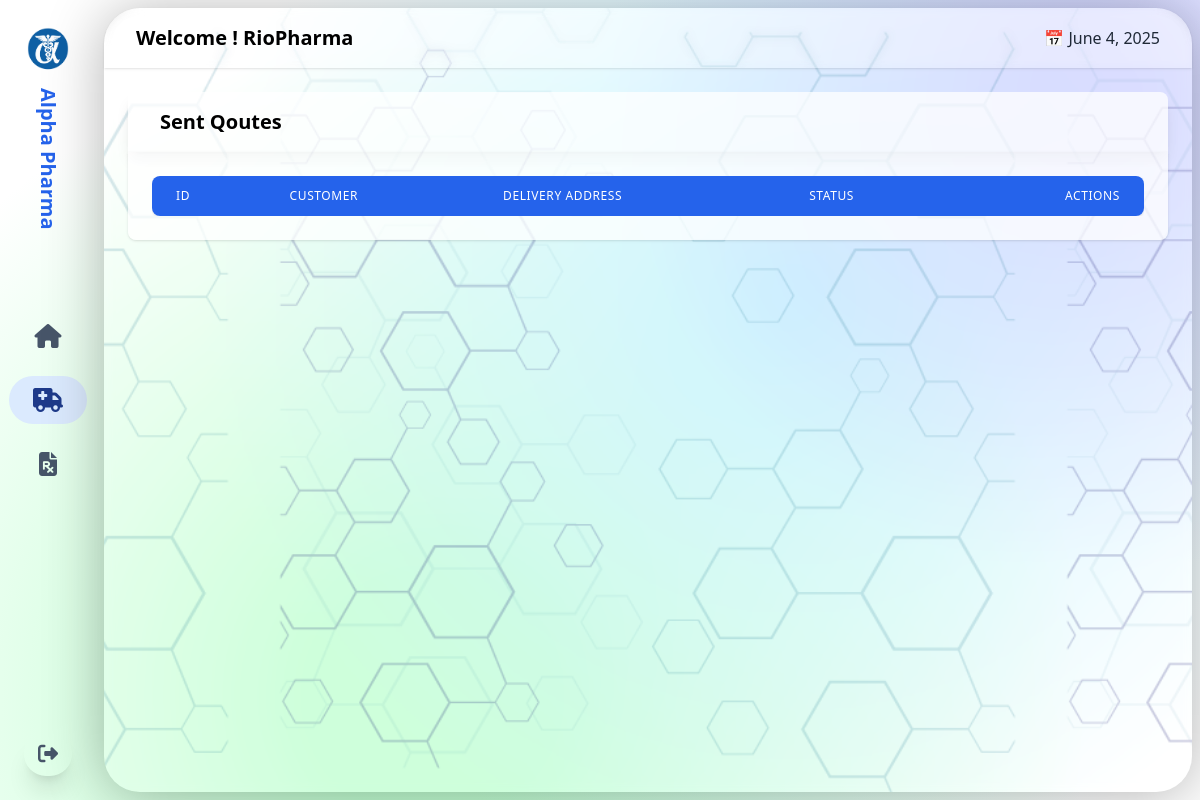
The page /UI/pharmAllQuates.php (signed in) on the database as committed earlier.
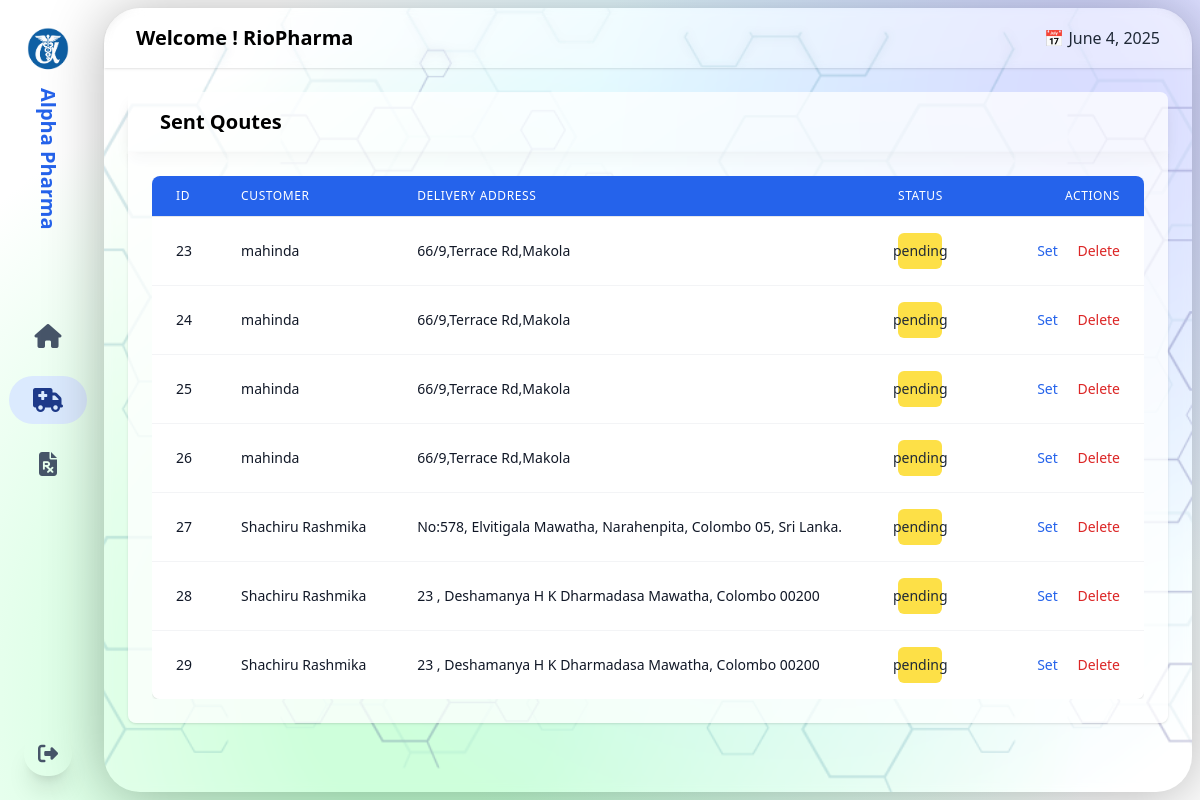
The same page on the database as committed later.
### tables this page shows
CREATE TABLE quotes (
    quoteID INTEGER PRIMARY KEY AUTOINCREMENT,
    prescriptionID INTEGER NOT NULL,
    pharmacyID INTEGER NOT NULL,
    customerID INTEGER NOT NULL,
  status TEXT CHECK(status IN ('pending', 'accepted', 'rejected'))  DEFAULT 'pending',
    createdAt TIMESTAMP DEFAULT CURRENT_TIMESTAMP,
    total REAL NOT NULL,
    csv TEXT,
    FOREIGN KEY (prescriptionID) REFERENCES prescription(prescriptionID),
    FOREIGN KEY (pharmacyID) REFERENCES users(id),
    FOREIGN KEY (customerID) REFERENCES users(id)
);

CREATE TABLE users (
    id INTEGER PRIMARY KEY AUTOINCREMENT,
    userName TEXT NOT NULL UNIQUE,
    name TEXT NOT NULL,
    password TEXT NOT NULL,
    email TEXT NOT NULL UNIQUE,
    address TEXT NOT NULL,
    contactNumber TEXT ,
    DoB TEXT ,
    userType TEXT CHECK(userType IN ('user', 'admin','pharmacy')) NOT NULL DEFAULT 'user'
   
);

CREATE TABLE prescription (
    prescriptionID INTEGER PRIMARY KEY AUTOINCREMENT,
    customerID INTEGER NOT NULL,
   pharmacyID INTEGER,
    note TEXT,
    deliveryAddress TEXT NOT NULL,
    deliveryTimeSlot TEXT NOT NULL,
    FOREIGN KEY (customerID) REFERENCES users(id),
    FOREIGN KEY (pharmacyID) REFERENCES users(id)
);

### UI/pharmAllQuates.php (the view, shortened to what this page needs)
<?php
require_once '../Database/db.php';
$pharmacy = [
  'id'=> $_SESSION['user_id'],
    'Name' => $_SESSION['userName'],
];
$stmt = $db->prepare("SELECT * FROM quotes WHERE pharmacyID = $pharmacy[id] ");
$result = $stmt->execute();
$quotes = [];
while ($row = $result->fetchArray(SQLITE3_ASSOC)) {
    $quotes[] = $row;
}
if (empty($quotes)) {
    $quotes = [];
}
?>
<!DOCTYPE html>
<html lang="en">
<head>
  <script src="https://cdn.tailwindcss.com"></script>
  <link rel="stylesheet" href="https://cdnjs.cloudflare.com/ajax/libs/font-awesome/6.5.0/css/all.min.css">
  <link rel="stylesheet" href="./styles/user.css">
</head>
<body class="font-sans backMesh ">
<div class="flex h-screen">
 <aside class="w-24 h-screen flex flex-col justify-between bg-transparent  relative rounded-r-3xl">
  <div class="p-6 text-xl font-bold text-blue-600 flex flex-col items-center justify-center">
   <img src="./Assets/Untitled-5.png" alt="Logo" class="w-12 h-12 rounded-full mx-auto">
   <div class="text-blue-600 mt-4" style="writing-mode: vertical-rl;">
Alpha Pharma
</div>
  </div>
  <nav class="absolute top-1/2 left-0 w-full -translate-y-1/2 flex flex-col items-center gap-4">
    <a href="pahrmacyDashboard.php" class="block px-6 py-2 text-slate-600  hover:bg-blue-100 text-blue-900 rounded-full">
      <i class="fa-solid fa-house text-2xl"></i>
    </a>
    <a href="pharmAllQuates.php" class="block px-6 py-2 bg-blue-100 text-blue-900 rounded-full">
      <i class="fa-solid fa-truck-medical text-2xl"></i>
    </a>
    <a href="#" class="block px-6 py-2  text-slate-600 hover:bg-blue-100 hover:text-blue-900 rounded-full">
      <i class="fa-solid fa-file-prescription text-2xl"></i>
    </a>
  </nav>
  <div class="p-6">
 <a href="../PHP/logout.php" class="flex items-center shadow-xl justify-center px-6 py-2 text-slate-600 hover:bg-blue-100 hover:text-blue-900 rounded-full">
      <i class="fa-solid fa-right-from-bracket text-xl"></i>
    </a>
  </div>
</aside>
  <div class="flex-1 flex flex-col m-2 rounded-[36px]  glass  bg-[url('./Assets/Asset3.png')] bg-contain bg-center">
      <header class="glass shadow p-4 px-8 flex justify-between items-center rounded-t-[36px]">
        <h1 class="text-xl font-semibold ">Welcome ! <?php echo $pharmacy['Name']; ?></h1>
        <div class="text-gray-800">📅 <?php echo  date('F j, Y') ?></div>
      </header>
      <main class="p-6 overflow-y-auto">
         <header class="bg-white bg-opacity-75 shadow-lg p-4 px-8 flex justify-between items-center rounded-t-lg ">
        <h1 class="text-xl font-semibold ">Sent Qoutes</h1>
      </header>
        <div class="bg-white bg-opacity-75 rounded-b-lg shadow p-6">
        <div class="overflow-x-auto">
  <table class="min-w-full divide-y divide-gray-200 rounded-lg overflow-hidden shadow">
    <thead class="bg-blue-600 text-white">
      <tr>
        <th class="px-6 py-3 text-left text-xs font-medium uppercase tracking-wider">ID</th>
        <th class="px-6 py-3 text-left text-xs font-medium uppercase tracking-wider">Customer</th>
           <th class="px-6 py-3 text-left text-xs font-medium uppercase tracking-wider">Delivery Address</th>
               <th class="px-6 py-3 text-left text-xs font-medium uppercase tracking-wider">Status</th>
        <th class="px-6 py-3 text-right text-xs font-medium uppercase tracking-wider">Actions</th>
      </tr>
    </thead>
    <tbody class="bg-white divide-y divide-gray-100">
        <?php foreach ($quotes as $qoute): ?>
            <tr>
            <td class="px-6 py-4 whitespace-nowrap text-sm text-gray-900"><?php echo $qoute['quoteID']; ?></td>
            <td class="px-6 py-4 whitespace-nowrap text-sm text-gray-900"><?php
            $stmt = $db->prepare("SELECT name FROM users WHERE id =$qoute[customerID]");
            $result = $stmt->execute();
            echo $row = $result->fetchArray(SQLITE3_ASSOC)['name'];
            ?></td>
   <td class="px-6 py-4 whitespace-nowrap text-sm text-gray-900"><?php
            $stmt = $db->prepare("SELECT deliveryAddress FROM prescription WHERE prescriptionID =$qoute[prescriptionID]");
            $result = $stmt->execute();
            echo $row = $result->fetchArray(SQLITE3_ASSOC)['deliveryAddress'];
            ?></td>
           <?php
$status = $qoute['status'];
$bgClass = '';
switch ($status) {
    case 'pending':
        $bgClass = 'bg-yellow-300';
        break;
}
?>
<td class="px-6 py-4 whitespace-nowrap text-sm text-gray-900">
  <span class="text-gray-800 p-2 px-4 rounded-md flex items-center justify-center w-[50%] h-full <?php echo $bgClass; ?>">
    <?php echo $status; ?>
  </span>
</td>
            <td class="px-6 py-4 whitespace-nowrap text-right text-sm font-medium">
                <a href="#" class="text-blue-600 hover:text-blue-900">Set</a>
                <a href="../PHP/deleteQuote.php?id=<?php echo $qoute['quoteID']; ?>" class="text-red-600 hover:text-red-900 ml-4">Delete</a>
            </td>
            </tr>
        <?php endforeach; ?>
    </tbody>
  </table>
</div>
        </div>
      </main>
    </div>
  </div>
</body>
</html>

### UI/styles/user.css (style rules this page uses)
.glass { background: rgba(255, 255, 255, 0.2); box-shadow: 0 4px 60px rgba(0, 0, 0, 0.3); backdrop-filter: blur(5px); -webkit-backdrop-filter: blur(5px); }
.backMesh { background-color: hsla(0, 0%, 100%, 1); background-image: radial-gradient(circle at 91% 11%, hsla(241.99999999999997, 100%, 88%, 0.66) 4.038772213247173%, transparent 37.2265767974114%), radial-gradient(circle at 66% 37%, hsla(191.91176470588238, 100%, 88%, 1) 0%, transparent 63.33640956108327%), radial-gradient(circle at 36% 87%, hsla(136.32352941176467, 100%, 88%, 1) 12.107536057085522%, transparent 63.33640956108327%); background-blend-mode: normal, normal, normal; }

Rows that differ between the two databases and show on the page:
added quotes: quoteID "23", customerID.name "mahinda", prescriptionID.deliveryAddress "66/9,Terrace Rd,Makola", status "pending"
added quotes: quoteID "24", customerID.name "mahinda", prescriptionID.deliveryAddress "66/9,Terrace Rd,Makola", status "pending"
added quotes: quoteID "25", customerID.name "mahinda", prescriptionID.deliveryAddress "66/9,Terrace Rd,Makola", status "pending"
added quotes: quoteID "26", customerID.name "mahinda", prescriptionID.deliveryAddress "66/9,Terrace Rd,Makola", status "pending"
added quotes: quoteID "27", customerID.name "Shachiru Rashmika", prescriptionID.deliveryAddress "No:578, Elvitigala Mawatha, Narahenpita, Colombo 05, Sri Lanka.", status "pending"
added quotes: quoteID "28", customerID.name "Shachiru Rashmika", prescriptionID.deliveryAddress "23 , Deshamanya H K Dharmadasa Mawatha, Colombo 00200", status "pending"
added quotes: quoteID "29", customerID.name "Shachiru Rashmika", prescriptionID.deliveryAddress "23 , Deshamanya H K Dharmadasa Mawatha, Colombo 00200", status "pending"
